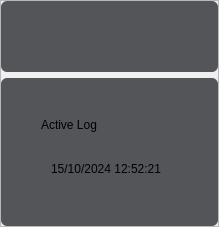
                     <widget class="QFrame" name="frame_21">
                      <property name="frameShape">
                       <enum>QFrame::Shape::StyledPanel</enum>
                      </property>
                      <property name="frameShadow">
                       <enum>QFrame::Shadow::Raised</enum>
                      </property>
                      <layout class="QVBoxLayout" name="verticalLayout_22">
                       <property name="leftMargin">
                        <number>0</number>
                       </property>
                       <property name="topMargin">
                        <number>0</number>
                       </property>
                       <property name="rightMargin">
                        <number>0</number>
                       </property>
                       <property name="bottomMargin">
                        <number>0</number>
                       </property>
                       <item>
                        <widget class="QFrame" name="OverviewFrame">
                         <property name="sizePolicy">
                          <sizepolicy hsizetype="Preferred" vsizetype="Preferred">
                           <horstretch>0</horstretch>
                           <verstretch>0</verstretch>
                          </sizepolicy>
                         </property>
                         <property name="maximumSize">
                          <size>
                           <width>16777215</width>
                           <height>16777215</height>
                          </size>
                         </property>
                         <property name="styleSheet">
                          <string notr="true">#OverviewFrame {
	padding:  20px;
	border-radius: 6px;
	background-color: rgba(16, 19, 24, 0.7);
}
QFrame {
	background-color: transparent;
}</string>
                         </property>
                         <property name="frameShape">
                          <enum>QFrame::Shape::StyledPanel</enum>
                         </property>
                         <property name="frameShadow">
                          <enum>QFrame::Shadow::Raised</enum>
                         </property>
                         <layout class="QVBoxLayout" name="verticalLayout_23">
                          <property name="spacing">
                           <number>9</number>
                          </property>
                          <property name="leftMargin">
                           <number>0</number>
                          </property>
                          <property name="topMargin">
                           <number>0</number>
                          </property>
                          <property name="rightMargin">
                           <number>0</number>
                          </property>
                          <property name="bottomMargin">
                           <number>0</number>
                          </property>
                          <item>
                           <widget class="QFrame" name="frame_22">
                            <property name="styleSheet">
                             <string notr="true">QPushButton {
	width: 25px;
	height: 25px;
	border-radius: 12%;
}</string>
                            </property>
                            <property name="frameShape">
                             <enum>QFrame::Shape::StyledPanel</enum>
                            </property>
                            <property name="frameShadow">
                             <enum>QFrame::Shadow::Raised</enum>
                            </property>
                            <layout class="QHBoxLayout" name="horizontalLayout_24">
                             <property name="spacing">
                              <number>11</number>
                             </property>
                             <property name="leftMargin">
                              <number>0</number>
                             </property>
                             <property name="topMargin">
                              <number>0</number>
                             </property>
                             <property name="rightMargin">
                              <number>0</number>
                             </property>
                             <property name="bottomMargin">
                              <number>0</number>
                             </property>
                             <item>
                              <widget class="QLabel" name="monthLabel">
                               <property name="text">
                                <string/>
                               </property>
                              </widget>
                             </item>
                             <item>
                              <widget class="QLabel" name="dayLabel">
                               <property name="text">
                                <string/>
                               </property>
                              </widget>
                             </item>
                             <item>
                              <spacer name="horizontalSpacer_4">
                               <property name="orientation">
                                <enum>Qt::Orientation::Horizontal</enum>
                               </property>
                               <property name="sizeType">
                                <enum>QSizePolicy::Policy::Expanding</enum>
                               </property>
                               <property name="sizeHint" stdset="0">
                                <size>
                                 <width>40</width>
                                 <height>20</height>
                                </size>
                               </property>
                              </spacer>
                             </item>
                            </layout>
                           </widget>
                          </item>
                          <item>
                           <widget class="QFrame" name="canvasCalendar">
                            <property name="styleSheet">
                             <string notr="true">QPushButton:hover {
	background-color: rgba(255, 89, 97, 0.5);
}</string>
                            </property>
                            <property name="frameShape">
                             <enum>QFrame::Shape::StyledPanel</enum>
                            </property>
                            <property name="frameShadow">
                             <enum>QFrame::Shadow::Raised</enum>
                            </property>
                           </widget>
                          </item>
                         </layout>
                        </widget>
                       </item>
                       <item>
                        <widget class="QFrame" name="ActiveLogFrame">
                         <property name="styleSheet">
                          <string notr="true">#ActiveLogFrame {
	padding: 30px;
	border-radius: 6px;
	background-color: rgba(16, 19, 24, 0.7);
}</string>
                         </property>
                         <property name="frameShape">
                          <enum>QFrame::Shape::StyledPanel</enum>
                         </property>
                         <property name="frameShadow">
                          <enum>QFrame::Shadow::Raised</enum>
                         </property>
                         <layout class="QVBoxLayout" name="verticalLayout_24">
                          <property name="spacing">
                           <number>0</number>
                          </property>
                          <property name="leftMargin">
                           <number>0</number>
                          </property>
                          <property name="topMargin">
                           <number>0</number>
                          </property>
                          <property name="rightMargin">
                           <number>0</number>
                          </property>
                          <property name="bottomMargin">
                           <number>0</number>
                          </property>
                          <item>
                           <widget class="QFrame" name="frame_23">
                            <property name="styleSheet">
                             <string notr="true">QFrame {
	background-color: transparent
}</string>
                            </property>
                            <property name="frameShape">
                             <enum>QFrame::Shape::StyledPanel</enum>
                            </property>
                            <property name="frameShadow">
                             <enum>QFrame::Shadow::Raised</enum>
                            </property>
                            <layout class="QVBoxLayout" name="verticalLayout_25">
                             <item>
                              <widget class="QLabel" name="ActiveLogTitle">
                               <property name="styleSheet">
                                <string notr="true"/>
                               </property>
                               <property name="text">
                                <string>Active Log</string>
                               </property>
                               <property name="wordWrap">
                                <bool>true</bool>
                               </property>
                              </widget>
                             </item>
                            </layout>
                           </widget>
                          </item>
                          <item>
                           <widget class="QFrame" name="frame_24">
                            <property name="sizePolicy">
                             <sizepolicy hsizetype="Preferred" vsizetype="Expanding">
                              <horstretch>0</horstretch>
                              <verstretch>0</verstretch>
                             </sizepolicy>
                            </property>
                            <property name="styleSheet">
                             <string notr="true">QFrame {
	background-color: transparent
}</string>
                            </property>
                            <property name="frameShape">
                             <enum>QFrame::Shape::StyledPanel</enum>
                            </property>
                            <property name="frameShadow">
                             <enum>QFrame::Shadow::Raised</enum>
                            </property>
                            <layout class="QHBoxLayout" name="horizontalLayout_25">
                             <item>
                              <widget class="QFrame" name="frame_25">
                               <property name="styleSheet">
                                <string notr="true"/>
                               </property>
                               <property name="frameShape">
                                <enum>QFrame::Shape::StyledPanel</enum>
                               </property>
                               <property name="frameShadow">
                                <enum>QFrame::Shadow::Raised</enum>
                               </property>
                               <layout class="QVBoxLayout" name="verticalLayout_26">
                                <item>
                                 <widget class="QLabel" name="dataLog">
                                  <property name="text">
                                   <string>15/10/2024 12:52:21</string>
                                  </property>
                                 </widget>
                                </item>
                               </layout>
                              </widget>
                             </item>
                             <item>
                              <widget class="QFrame" name="logMessage">
                               <property name="frameShape">
                                <enum>QFrame::Shape::StyledPanel</enum>
                               </property>
                               <property name="frameShadow">
                                <enum>QFrame::Shadow::Raised</enum>
                               </property>
                              </widget>
                             </item>
                            </layout>
                           </widget>
                          </item>
                         </layout>
                        </widget>
                       </item>
                      </layout>
                     </widget>
